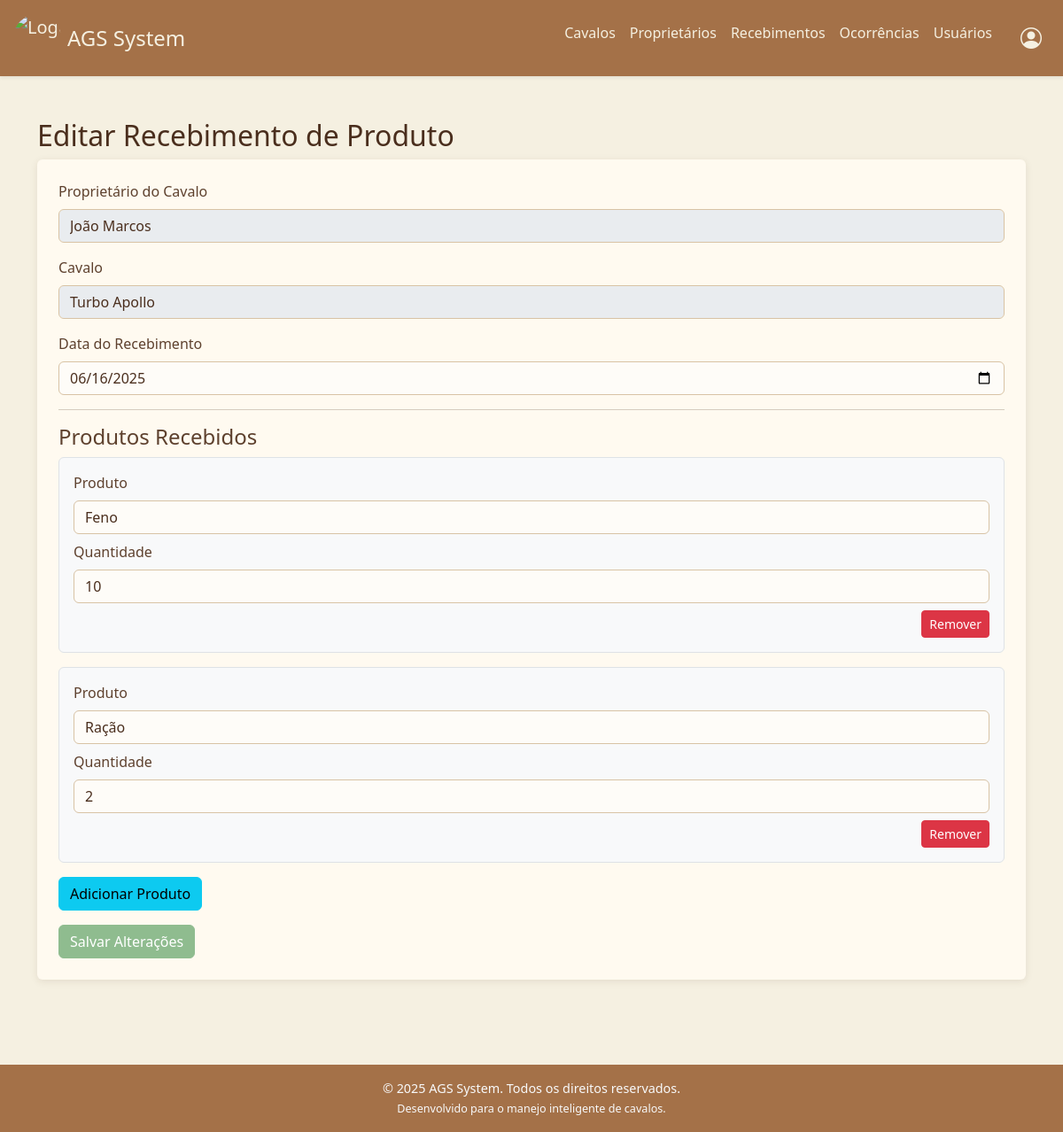
Screenshot of /editar_recebimento/1 with the database file from the repository.
### tables this page shows
CREATE TABLE proprietario (
            id INTEGER PRIMARY KEY AUTOINCREMENT,
            nome TEXT NOT NULL,
            telefone TEXT
        );

CREATE TABLE cavalos (
            id INTEGER PRIMARY KEY AUTOINCREMENT,
            nome TEXT NOT NULL,
            sexo_id INTEGER,
            raca_id INTEGER,
            idade INTEGER,
            pelagem_id INTEGER,
            proprietario_id INTEGER,
            imagem TEXT,
            FOREIGN KEY (sexo_id) REFERENCES sexo(id),
            FOREIGN KEY (raca_id) REFERENCES raca(id),
            FOREIGN KEY (pelagem_id) REFERENCES pelagem(id),
            FOREIGN KEY (proprietario_id) REFERENCES proprietario(id)
        );

CREATE TABLE recebimentos (
            id INTEGER PRIMARY KEY AUTOINCREMENT,
            proprietario_id INTEGER,
            cavalo_id INTEGER NOT NULL,
            data TEXT DEFAULT CURRENT_TIMESTAMP,
            FOREIGN KEY (proprietario_id) REFERENCES proprietario(id),
            FOREIGN KEY (cavalo_id) REFERENCES cavalos(id)
        );

CREATE TABLE itens_recebimento (
            id INTEGER PRIMARY KEY AUTOINCREMENT,
            recebimento_id INTEGER,
            produto_id INTEGER,
            quantidade INTEGER NOT NULL,
            FOREIGN KEY (recebimento_id) REFERENCES recebimentos(id),
            FOREIGN KEY (produto_id) REFERENCES produtos(id)
        );

CREATE TABLE produtos (
            id INTEGER PRIMARY KEY AUTOINCREMENT,
            nome TEXT NOT NULL
        );

### app.py (the view, shortened to what this page needs)
@app.route('/editar_recebimento/<int:id>', methods=['GET', 'POST'])
def editarRecebimento(id):
    conn = conexao()
    try:
        recebimento = conn.execute('''
            SELECT r.id, r.data, c.nome AS cavalo_nome, p.nome AS proprietario_nome
            FROM recebimentos r
            JOIN cavalos c ON r.cavalo_id = c.id
            JOIN proprietario p ON r.proprietario_id = p.id
            WHERE r.id = ?
        ''', (id,)).fetchone()
        produtos_recebidos = conn.execute('''
            SELECT ir.produto_id, ir.quantidade, pr.nome
            FROM itens_recebimento ir
            JOIN produtos pr ON ir.produto_id = pr.id
            WHERE ir.recebimento_id = ?
        ''', (id,)).fetchall()
        produtos = conn.execute('SELECT * FROM produtos').fetchall()
        conn.close()
        return render_template(
            'editar_recebimento.html',
            recebimento=recebimento,
            produtos_recebidos=produtos_recebidos,
            produtos=produtos
        )
    except sqlite3.Error as e:
        print(f"Erro ao editar recebimento: {e}")
        conn.rollback()
        conn.close()
        return "Erro ao editar recebimento."

### app.py (called while the page is built)
@app.context_processor
def inject_now():
    return {'now': datetime.now()}

### database.py (called while the page is built)
def conexao():
    conn = sqlite3.connect(db_path)
    conn.row_factory = sqlite3.Row
    return conn

### templates/editar_recebimento.html (shortened to what this page needs)
{% extends 'base.html' %}
{% block content %}
<h2>Editar Recebimento de Produto</h2>
<form method="POST" class="bg-secondary p-4 rounded">
  <div class="mb-3">
    <label class="form-label">Proprietário do Cavalo</label>
    <input
      type="text"
      class="form-control"
      value="{{ recebimento.proprietario_nome }}"
      disabled
    />
  </div>
  <div class="mb-3">
    <label class="form-label">Cavalo</label>
    <input
      type="text"
      class="form-control"
      value="{{ recebimento.cavalo_nome }}"
      disabled
    />
  </div>
  <div class="mb-3">
    <label class="form-label">Data do Recebimento</label>
    <input
      type="date"
      name="data"
      class="form-control"
      value="{{ recebimento.data }}"
      required
    />
  </div>
  <hr />
  <h4>Produtos Recebidos</h4>
  <div id="produtos-container">
    {% for item in produtos_recebidos %}
    <div class="produto-item border rounded p-3 mb-3 bg-light">
      <div class="mb-2">
        <label class="form-label">Produto</label>
        <select name="produto_id[]" class="form-control" required>
          {% for produto in produtos %}
          <option value="{{ produto.id }}" {% if produto.id == item.produto_id %}selected{% endif %}>
            {{ produto.nome }}
          </option>
          {% endfor %}
        </select>
      </div>
      <div class="mb-2">
        <label class="form-label">Quantidade</label>
        <input
          type="number"
          name="quantidade[]"
          class="form-control"
          value="{{ item.quantidade }}"
          required
        />
      </div>
      <div class="text-end">
        <button type="button" class="btn btn-danger btn-sm remover-produto">Remover</button>
      </div>
    </div>
    {% endfor %}
  </div>
  <button type="button" class="btn btn-info mb-3" id="adicionar-produto">Adicionar Produto</button>
  <div>
    <button type="submit" class="btn btn-success">Salvar Alterações</button>
  </div>
</form>
{% endblock %}

### static/css/style.css (style rules this page uses)
body { background-color: #f5f0e1; color: #4a2e1d; font-family: "Segoe UI", sans-serif; min-height: 100vh; display: flex; flex-direction: column; }
.card, form { background-color: #fffaf0; border: none; border-radius: 10px; box-shadow: 0 2px 8px rgba(74, 46, 29, 0.1); color: #5e412e; }
form.bg-secondary { background-color: #fffaf0 !important; }
.form-label { font-weight: 500; color: #5e412e; }
input.form-control, select.form-control, textarea.form-control { background-color: #fefcf8; border: 1px solid #d8c3a5; color: #4a2e1d; }
.form-control::placeholder { color: #a88a62; }
.btn-success { background-color: #8fbc8f; border-color: #8fbc8f; color: #fff; }

### rows the page displays
proprietario: proprietario_nome "João Marcos"
cavalos: cavalo_nome "Turbo Apollo"
recebimentos: data "06/16/2025"
itens_recebimento: produto.nome "Feno", quantidade "10"
itens_recebimento: produto.nome "Ração", quantidade "2"
